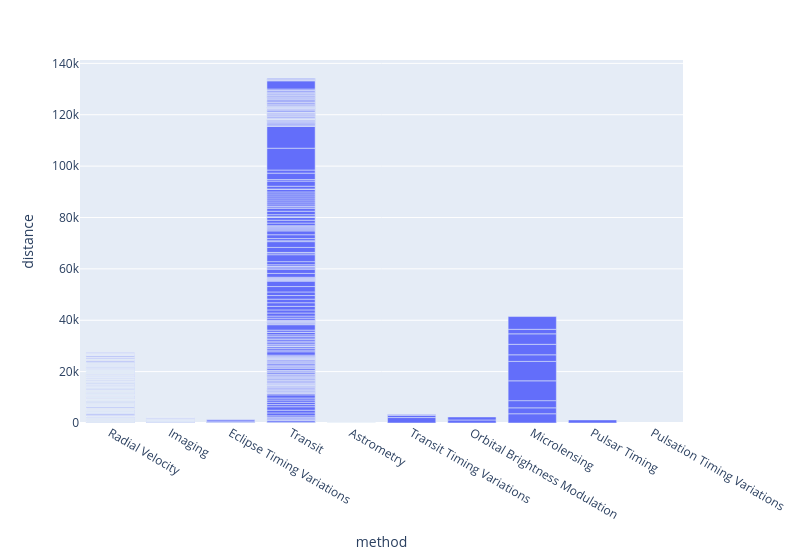

Here is the notebook cell this chart was saved with:
### Markdown cell above
### 垂直長條圖
- 請根據以下資料點繪製水平長條圖

### Code cell
# 生成資料點
import seaborn as sns
planets = sns.load_dataset("planets")

#繪製圖形
fig = px.bar(planets, x="method", y="distance", width=800)
fig.show()

### Figure 1 — Plotly figure (JSON) as saved in the notebook; plotly's stock layout.template omitted (floating-point values rounded to 4 significant figures; data arrays with more than 128 entries replaced by an {"elided": "..."} marker saying what was removed)
{"data": [{"alignmentgroup": "True", "hovertemplate": "method=%{x}<br>distance=%{y}<extra></extra>", "legendgroup": "", "marker": {"color": "#636efa", "pattern": {"shape": ""}}, "name": "", "offsetgroup": "", "orientation": "v", "showlegend": false, "textposition": "auto", "type": "bar", "x": {"elided": "1035 str values"}, "xaxis": "x", "y": {"elided": "1035 float values"}, "yaxis": "y"}], "layout": {"barmode": "relative", "legend": {"tracegroupgap": 0}, "margin": {"t": 60}, "width": 800, "xaxis": {"anchor": "y", "domain": [0, 1], "title": {"text": "method"}}, "yaxis": {"anchor": "x", "domain": [0, 1], "title": {"text": "distance"}}}}
